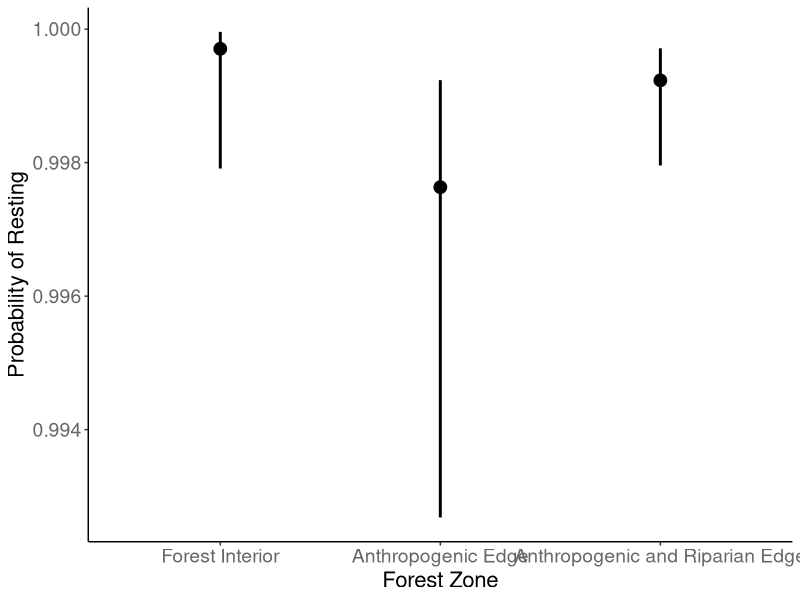
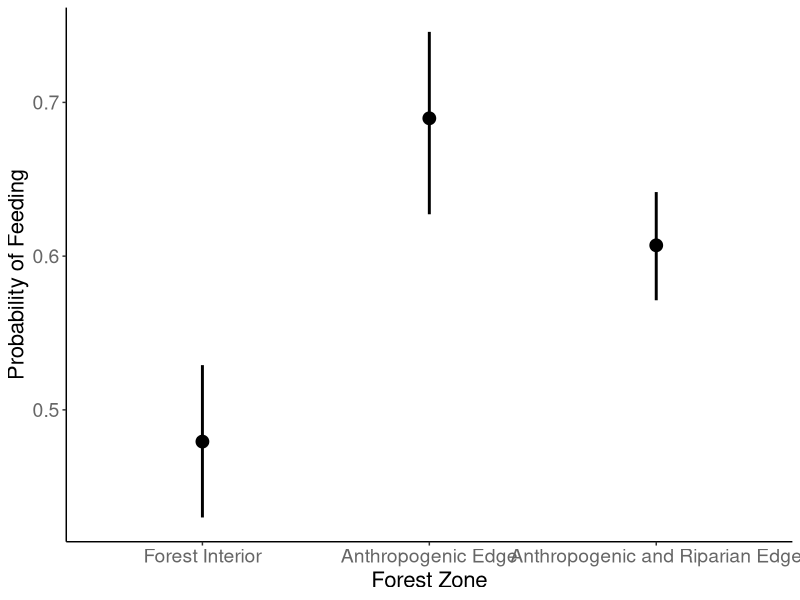
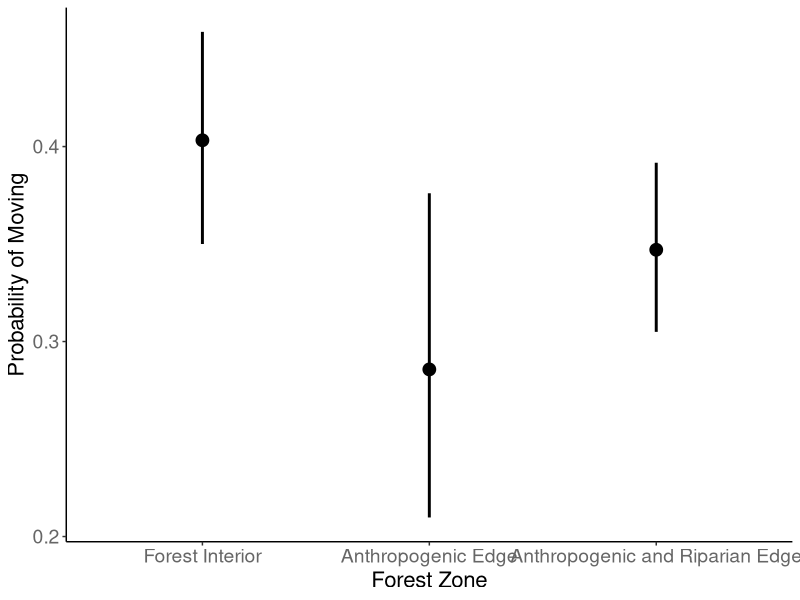
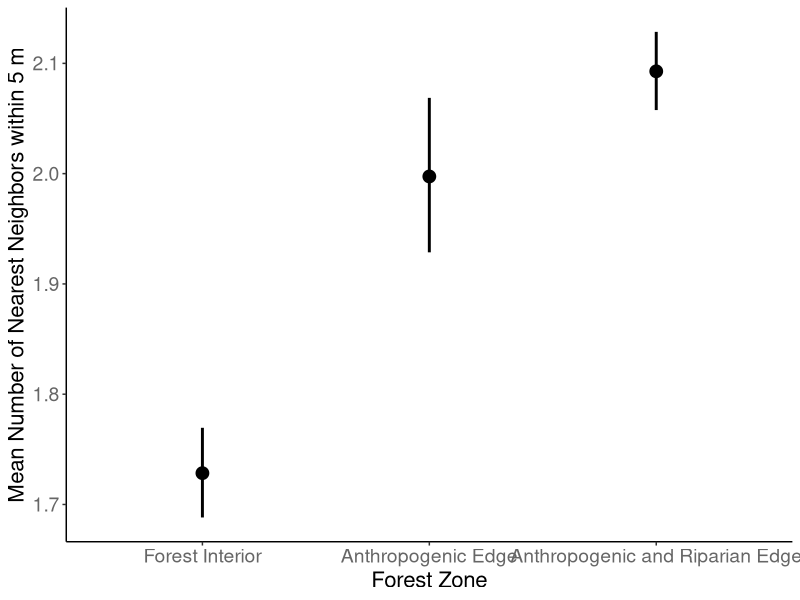
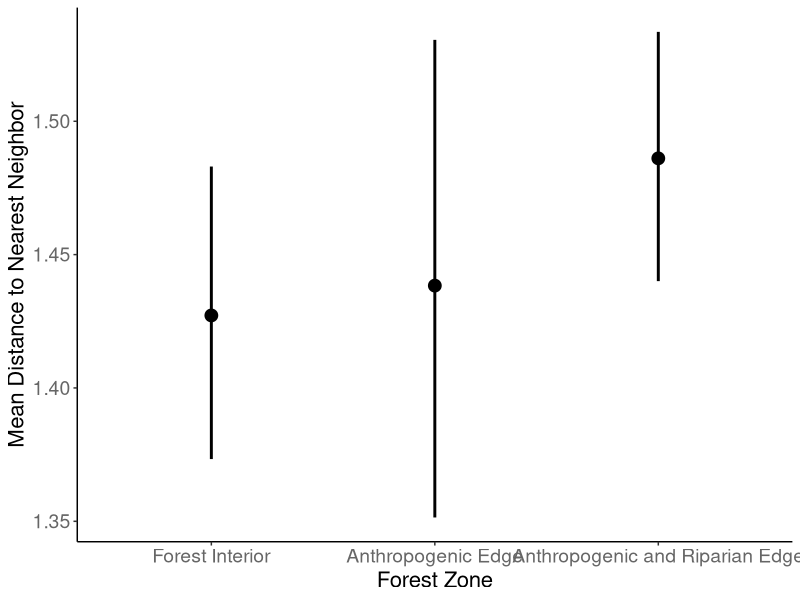
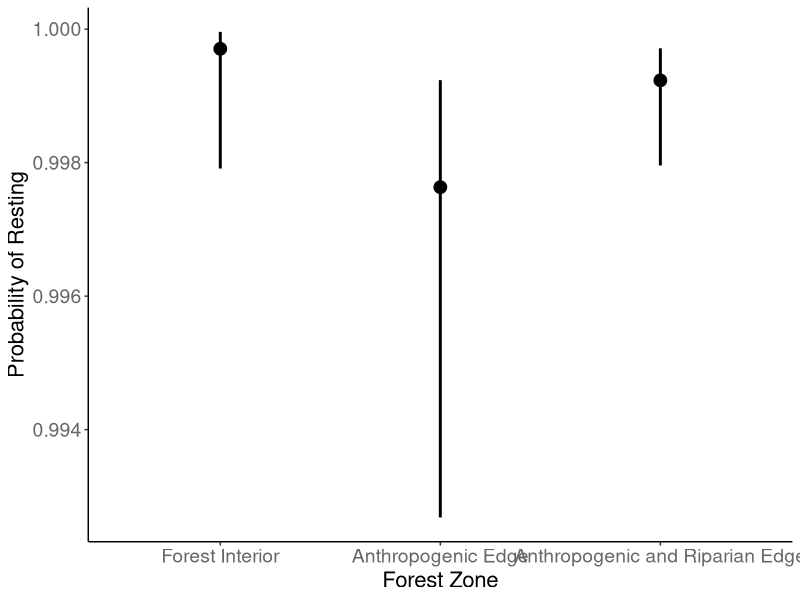
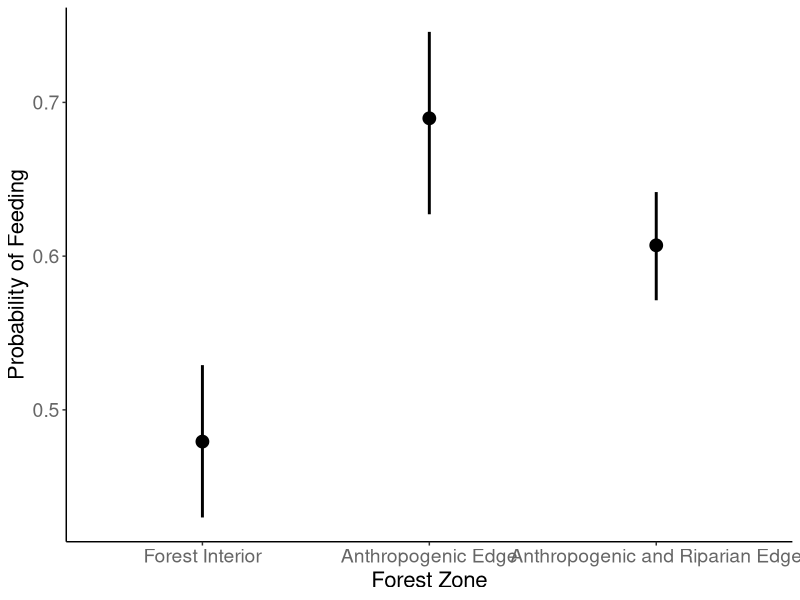
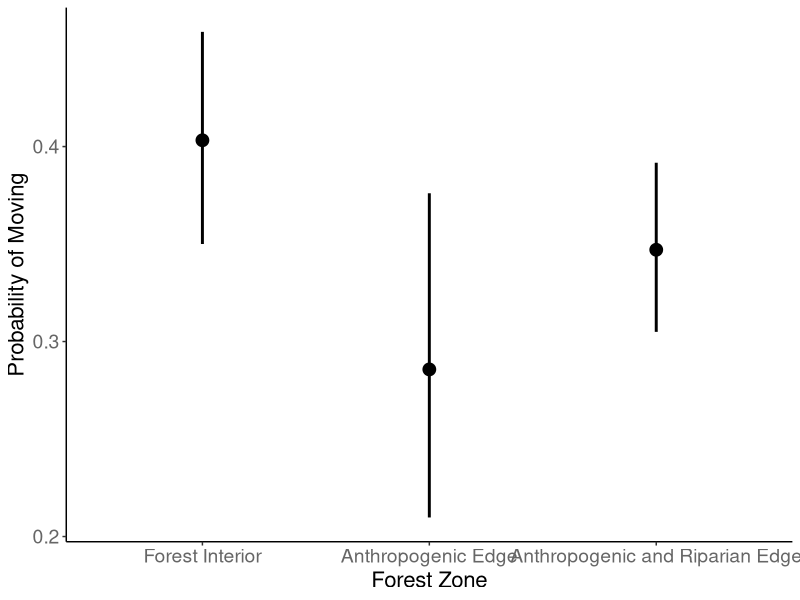

Generate these figures, in order, with R:
#### 3/29/2026
#### Kurt Riggin
#### GLMM fitting



# Load packages
library(tidyverse)
library(emmeans)

# Load data 
la_selva_data <- read.csv("all_la_selva_data.csv")


# Model Fitting 
# Factor edge type
la_selva_data$edge_type <- factor(la_selva_data$edge_type)
la_selva_data$edge_type <- relevel(la_selva_data$edge_type, ref = "I")



# Resting GLM
resting_grouped <- la_selva_data %>% 
  group_by(id, edge_type) %>% 
  summarise(
    Rest = sum(Rest == 1),
    notRest = sum(Rest == 0),
    .groups = "drop"
  )

resting_glm <- glm(
  cbind(Rest, notRest) ~ edge_type,
  data = resting_grouped,
  family = binomial()
)



resting_glm_est_ci <- emmeans(resting_glm, ~ edge_type, type = "response")
resting_glm_est_ci <- as.data.frame(resting_glm_est_ci)
resting_glm_est_ci$edge_type <- as.character(resting_glm_est_ci$edge_type)
resting_glm_est_ci$edge_type[resting_glm_est_ci$edge_type == "I"] <- "Forest Interior"
resting_glm_est_ci$edge_type[resting_glm_est_ci$edge_type == "A"] <- "Anthropogenic Edge"
resting_glm_est_ci$edge_type[resting_glm_est_ci$edge_type == "B"] <- "Anthropogenic and Riparian Edge"
resting_glm_est_ci



resting_glm_plot <- ggplot(resting_glm_est_ci, 
                           aes(x = factor(edge_type, levels = c("Forest Interior",
                                                                "Anthropogenic Edge",
                                                                "Anthropogenic and Riparian Edge")), 
                               y = prob)) + 
  geom_point(size = 4) +
  geom_errorbar(aes(ymin = asymp.LCL, 
                    ymax = asymp.UCL),
                width = 0, 
                linewidth = 1) +
  labs(
    x = "Forest Zone",
    y = "Probability of Resting",
  ) + 
  theme_classic() +
  theme(
    axis.title = element_text(size = 16), 
    axis.text = element_text(size = 14, color = "grey40"),
    legend.title = element_text(size = 14),
    legend.text = element_text(size = 12)
  )


resting_glm_plot

ggsave(
  plot = resting_glm_plot,
  "resting_glm_plot.pdf",
  width = 10,
  height = 8,
  dpi = 300
)













# Feeding GLM
feeding_grouped <- la_selva_data %>% 
  group_by(id, edge_type) %>% 
  summarise(
    Feed = sum(Feed == 1),
    notFeed = sum(Feed == 0),
    .groups = "drop"
  )

feeding_glm <- glm(
  cbind(Feed, notFeed) ~ edge_type,
  data = feeding_grouped,
  family = binomial()
)



feeding_glm_est_ci <- emmeans(feeding_glm, ~ edge_type, type = "response")
feeding_glm_est_ci <- as.data.frame(feeding_glm_est_ci)
feeding_glm_est_ci$edge_type <- as.character(feeding_glm_est_ci$edge_type)
feeding_glm_est_ci$edge_type[feeding_glm_est_ci$edge_type == "I"] <- "Forest Interior"
feeding_glm_est_ci$edge_type[feeding_glm_est_ci$edge_type == "A"] <- "Anthropogenic Edge"
feeding_glm_est_ci$edge_type[feeding_glm_est_ci$edge_type == "B"] <- "Anthropogenic and Riparian Edge"
feeding_glm_est_ci



feeding_glm_plot <- ggplot(feeding_glm_est_ci, 
                           aes(x = factor(edge_type, levels = c("Forest Interior",
                                                                "Anthropogenic Edge",
                                                                "Anthropogenic and Riparian Edge")), 
                               y = prob)) + 
  geom_point(size = 4) +
  geom_errorbar(aes(ymin = asymp.LCL, 
                    ymax = asymp.UCL),
                width = 0, 
                linewidth = 1) +
  labs(
    x = "Forest Zone",
    y = "Probability of Feeding",
  ) + 
  theme_classic() +
  theme(
    axis.title = element_text(size = 16), 
    axis.text = element_text(size = 14, color = "grey40"),
    legend.title = element_text(size = 14),
    legend.text = element_text(size = 12)
  )


feeding_glm_plot

ggsave(
  plot = feeding_glm_plot,
  "feeding_glm_plot.pdf",
  width = 10,
  height = 8,
  dpi = 300
)








# Moving GLM
moving_grouped <- la_selva_data %>% 
  group_by(id, edge_type) %>% 
  summarise(
    Move = sum(Move == 1),
    notMove = sum(Move == 0),
    .groups = "drop"
  )

moving_glm <- glm(
  cbind(Move, notMove) ~ edge_type,
  data = moving_grouped,
  family = binomial()
)



moving_glm_est_ci <- emmeans(moving_glm, ~ edge_type, type = "response")
moving_glm_est_ci <- as.data.frame(moving_glm_est_ci)
moving_glm_est_ci$edge_type <- as.character(moving_glm_est_ci$edge_type)
moving_glm_est_ci$edge_type[moving_glm_est_ci$edge_type == "I"] <- "Forest Interior"
moving_glm_est_ci$edge_type[moving_glm_est_ci$edge_type == "A"] <- "Anthropogenic Edge"
moving_glm_est_ci$edge_type[moving_glm_est_ci$edge_type == "B"] <- "Anthropogenic and Riparian Edge"
moving_glm_est_ci



moving_glm_plot <- ggplot(moving_glm_est_ci, 
                          aes(x = factor(edge_type, levels = c("Forest Interior",
                                                               "Anthropogenic Edge",
                                                               "Anthropogenic and Riparian Edge")), 
                              y = prob)) + 
  geom_point(size = 4) +
  geom_errorbar(aes(ymin = asymp.LCL, 
                    ymax = asymp.UCL),
                width = 0, 
                linewidth = 1) +
  labs(
    x = "Forest Zone",
    y = "Probability of Moving",
  ) + 
  theme_classic() +
  theme(
    axis.title = element_text(size = 16), 
    axis.text = element_text(size = 14, color = "grey40"),
    legend.title = element_text(size = 14),
    legend.text = element_text(size = 12)
  )


moving_glm_plot

ggsave(
  plot = moving_glm_plot,
  "moving_glm_plot.pdf",
  width = 10,
  height = 8,
  dpi = 300
)











# Num NN GLM


num_NN_glm <- glm(
  num_NN ~ edge_type,
  data = la_selva_data,
  family = poisson(link = "log")
)



num_NN_glm_est_ci <- emmeans(num_NN_glm, ~ edge_type, type = "response")
num_NN_glm_est_ci <- as.data.frame(num_NN_glm_est_ci)
num_NN_glm_est_ci$edge_type <- as.character(num_NN_glm_est_ci$edge_type)
num_NN_glm_est_ci$edge_type[num_NN_glm_est_ci$edge_type == "I"] <- "Forest Interior"
num_NN_glm_est_ci$edge_type[num_NN_glm_est_ci$edge_type == "A"] <- "Anthropogenic Edge"
num_NN_glm_est_ci$edge_type[num_NN_glm_est_ci$edge_type == "B"] <- "Anthropogenic and Riparian Edge"
num_NN_glm_est_ci



num_NN_glm_plot <- ggplot(num_NN_glm_est_ci, 
                          aes(x = factor(edge_type, levels = c("Forest Interior",
                                                               "Anthropogenic Edge",
                                                               "Anthropogenic and Riparian Edge")), 
                              y = rate)) + 
  geom_point(size = 4) +
  geom_errorbar(aes(ymin = asymp.LCL, 
                    ymax = asymp.UCL),
                width = 0, 
                linewidth = 1) +
  labs(
    x = "Forest Zone",
    y = "Mean Number of Nearest Neighbors within 5 m",
  ) + 
  theme_classic() +
  theme(
    axis.title = element_text(size = 16), 
    axis.text = element_text(size = 14, color = "grey40"),
    legend.title = element_text(size = 14),
    legend.text = element_text(size = 12)
  )


num_NN_glm_plot

ggsave(
  plot = num_NN_glm_plot,
  "num_NN_glm_plot.pdf",
  width = 10,
  height = 8,
  dpi = 300
)





# Dist NN GLM
la_selva_data <- la_selva_data %>%
  mutate(log_dist_NN = log(dist_NN + 0.1))


dist_NN_glm <- glm(
  log_dist_NN ~ edge_type,
  data = la_selva_data,
  family = gaussian()
)


dist_est <- emmeans(dist_NN_glm, ~ edge_type)
dist_est <- as.data.frame(dist_est)

dist_est$mean_dist <- exp(dist_est$emmean) - 0.1
dist_est$lower <- exp(dist_est$lower.CL) - 0.1
dist_est$upper <- exp(dist_est$upper.CL) - 0.1

dist_est$edge_type <- as.character(dist_est$edge_type)
dist_est$edge_type[dist_est$edge_type == "I"] <- "Forest Interior"
dist_est$edge_type[dist_est$edge_type == "A"] <- "Anthropogenic Edge"
dist_est$edge_type[dist_est$edge_type == "B"] <- "Anthropogenic and Riparian Edge"
dist_est


dist_NN_glm_plot <- ggplot(
  dist_est,
  aes(
    x = factor(edge_type, levels = c(
      "Forest Interior",
      "Anthropogenic Edge",
      "Anthropogenic and Riparian Edge"
    )),
    y = mean_dist
  )
) +
  geom_point(size = 4) +
  geom_errorbar(aes(ymin = lower, ymax = upper),
                width = 0,
                linewidth = 1) +
  labs(
    x = "Forest Zone",
    y = "Mean Distance to Nearest Neighbor"
  ) +
  theme_classic() +
  theme(
    axis.title = element_text(size = 16),
    axis.text = element_text(size = 14, color = "grey40"),
    legend.title = element_text(size = 14),
    legend.text = element_text(size = 12)
  )

dist_NN_glm_plot


ggsave(
  plot = dist_NN_glm_plot,
  "dist_NN_glm_plot.pdf",
  width = 10,
  height = 8,
  dpi = 300
)
